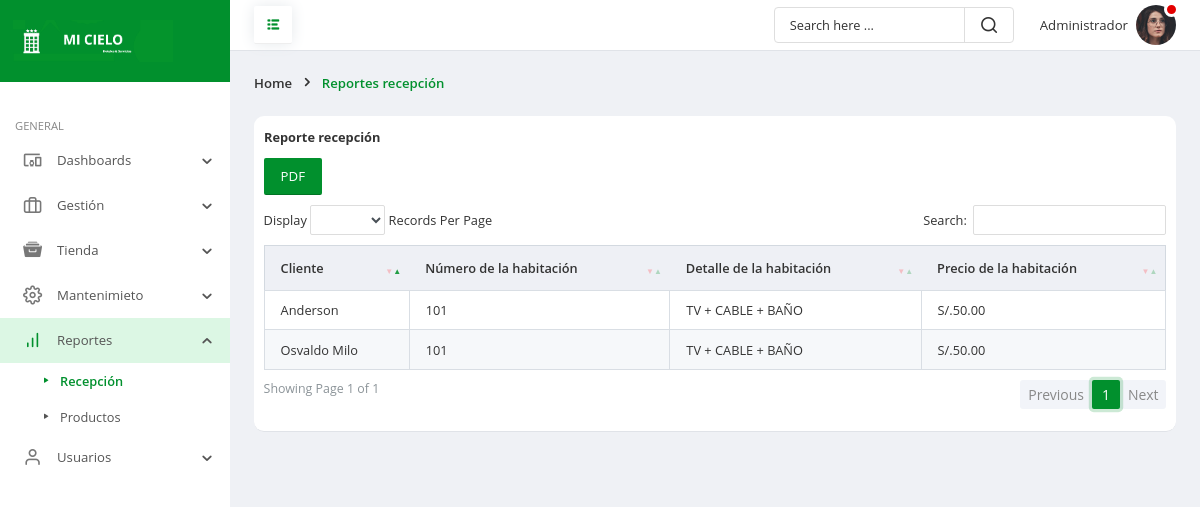
The app's page /frontend/r_recepcion/mostrar.php (signed in) with its own data.
### tables this page shows
CREATE TABLE `rs_history` (
  `idrsh` int(11) NOT NULL,
  `idhab` int(11) NOT NULL,
  `idrese` int(11) NOT NULL,
  `iddn` int(11) NOT NULL,
  `nomc` varchar(35) NOT NULL,
  `numiha` char(14) NOT NULL,
  `detaha` text NOT NULL,
  `precha` decimal(10,2) NOT NULL,
  `fere` timestamp NOT NULL DEFAULT current_timestamp() ON UPDATE current_timestamp()
);

### frontend/r_recepcion/mostrar.php (the view, shortened to what this page needs)
<!doctype html>
<html lang="es">
	<head>
		<link rel="stylesheet" href="../../backend/css/bootstrap.min.css">
		<link rel="stylesheet" href="../../backend/fonts/style.css">
		<link rel="stylesheet" href="../../backend/css/main.css">
		<link rel="stylesheet" href="../../backend/vendor/datatables/dataTables.bs4.css" />
		<link rel="stylesheet" href="../../backend/vendor/datatables/dataTables.bs4-custom.css" />
		<link href="../../backend/vendor/datatables/buttons.bs.css" rel="stylesheet" />
		<link rel="stylesheet" href="../../backend/vendor/notify/notify-flat.css" />
	</head>
	<body>
		<div class="page-wrapper">
			<nav id="sidebar" class="sidebar-wrapper">
				<div class="sidebar-brand">
					<a href="../administrador/escritorio.php" class="logo">
						<img src="../../backend/img/rt.png" alt="Hotel mi cielo" />
					</a>
				</div>
				<div class="sidebar-content">
					<div class="sidebar-menu">
						<ul>
							<li class="header-menu">General</li>
							<li class="sidebar-dropdown">
								<a href="#">
									<i class="icon-devices_other"></i>
									<span class="menu-text">Dashboards</span>
								</a>
							</li>
							<li class="sidebar-dropdown">
								<a href="#">
									<i class="icon-briefcase"></i>
									<span class="menu-text">Gestión</span>
								</a>
							</li>
							<li class="sidebar-dropdown">
								<a href="#">
									<i class="icon-archive"></i>
									<span class="menu-text">Tienda</span>
								</a>
							</li>
							<li class="sidebar-dropdown">
								<a href="#">
									<i class="icon-settings1"></i>
									<span class="menu-text">Mantenimieto</span>
								</a>
							</li>
							<li class="sidebar-dropdown active">
								<a href="#">
									<i class="icon-bar-chart"></i>
									<span class="menu-text">Reportes</span>
								</a>
								<div class="sidebar-submenu">
									<ul>
										<li>
											<a href="../r_recepcion/mostrar.php" class="current-page">Recepción</a>
										</li>
										<li>
											<a href="../r_productos/mostrar.php">Productos</a>
										</li>
									</ul>
								</div>
							</li>
							<li class="sidebar-dropdown">
								<a href="#">
									<i class="icon-user1"></i>
									<span class="menu-text">Usuarios</span>
								</a>
							</li>
						</ul>
					</div>
				</div>
			</nav>
			<div class="page-content">
				<header class="header">
					<div class="toggle-btns">
						<a id="pin-sidebar" href="#">
							<i class="icon-list"></i>
						</a>
					</div>
					<div class="header-items">
						<div class="custom-search">
							<input type="text" class="search-query" placeholder="Search here ...">
							<i class="icon-search1"></i>
						</div>
						<ul class="header-actions">
							<li class="dropdown">
								<a href="#" id="userSettings" class="user-settings" data-toggle="dropdown" aria-haspopup="true">
									<span class="user-name"><?php echo $_SESSION['nombre']; ?></span>
									<span class="avatar">
										<img src="../../backend/img/user24.png" alt="avatar">
										<span class="status busy"></span>
									</span>
								</a>
							</li>
						</ul>
					</div>
				</header>
				<div class="page-header">
					<ol class="breadcrumb">
						<li class="breadcrumb-item">Home</li>
						<li class="breadcrumb-item active">Reportes recepción</li>
					</ol>
				</div>
				<div class="main-container">
					<div class="row gutters">
						<div class="col-xl-12 col-lg-12 col-md-12 col-sm-12 col-12">
							<div class="table-container">
								<div class="t-header">Reporte recepción</div>
								<div class="documents-header">
												<button class="btn btn-primary btn-lg" onclick="location.href='plantilla.php'">PDF</button>
											</div>
								<div class="table-responsive">
									 	<?php
require_once('../../backend/config/Conexion.php');
$sentencia = $connect->prepare("SELECT * FROM rs_history ORDER BY idrsh DESC;");
 $sentencia->execute();
$data =  array();
if($sentencia){
  while($r = $sentencia->fetchObject()){
    $data[] = $r;
  }
}
									 ?>
									 <?php if(count($data)>0):?>
									<table id="basicExample" class="table custom-table">
										<thead>
											<tr>
												<th>Cliente</th>
												<th>Número de la habitación</th>
												<th>Detalle de la habitación</th>
												<th>Precio de la habitación</th>
											</tr>
										</thead>
										<tbody>
											<?php foreach($data as $d):?>
											<tr>
												<td><?php echo $d->nomc ?></td>
												<td><?php echo $d->numiha ?></td>
												<td><?php echo $d->detaha ?></td>
												<td>S/.<?php echo $d->precha ?></td>
											</tr>
											<?php endforeach; ?>
										</tbody>
									</table>
									<?php else:?>
    <p class="alert alert-warning">No hay registros</p>
    <?php endif; ?>
								</div>
							</div>
						</div>
					</div>
				</div>
			</div>
		</div>
	</body>
</html>

### records on screen
rs_history: nomc "Anderson", numiha "101", detaha "TV + CABLE + BAÑO", precha "50.00"
rs_history: nomc "Osvaldo Milo", numiha "101", detaha "TV + CABLE + BAÑO", precha "50.00"

### other values on screen
$_SESSION['nombre'] "Administrador"
